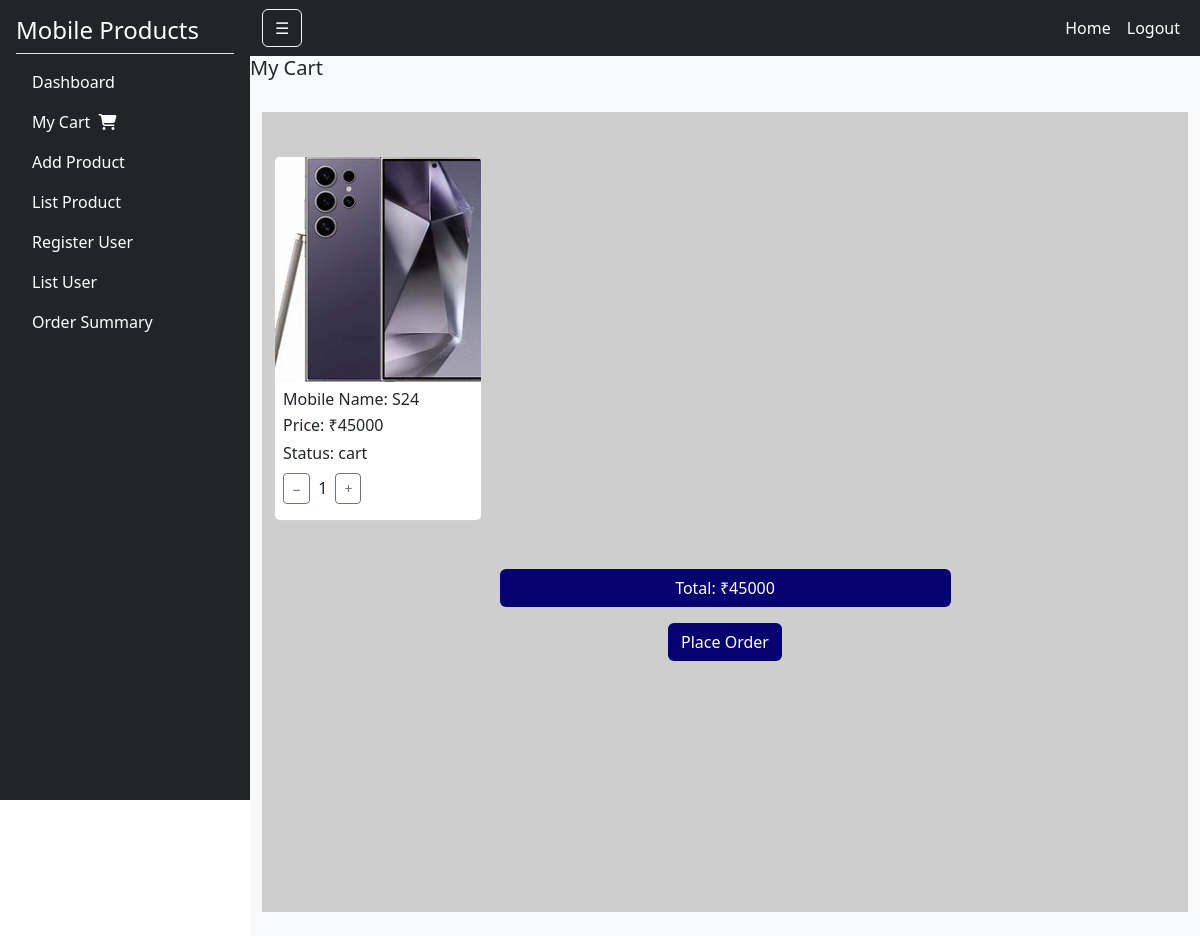
Before: /mobile/cartview (signed in) with the older database file.
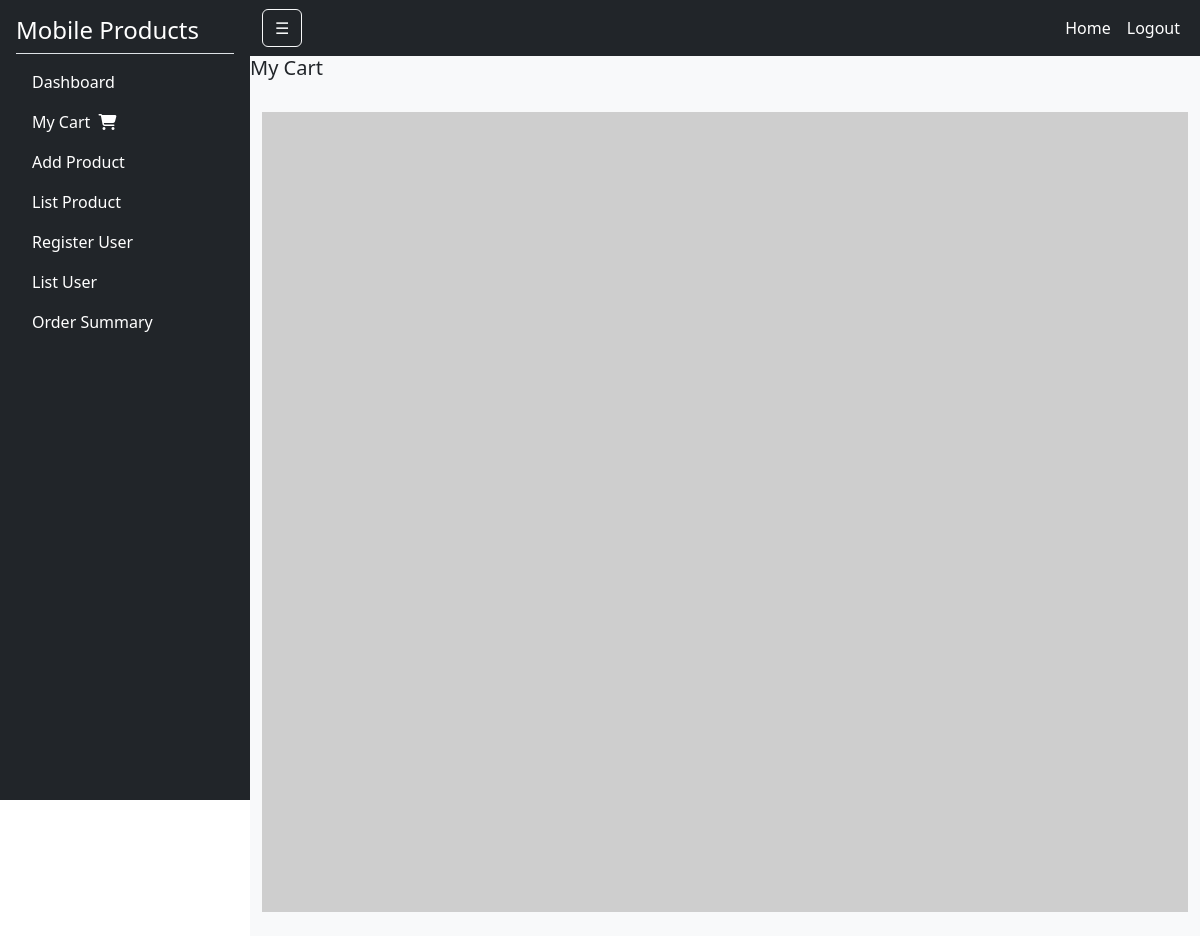
After: the same page with the newer database file.
### mobileapp/models.py (models this page shows, shortened)
class Cart(models.Model):
   product=models.ForeignKey(Mobile,on_delete=models.CASCADE)
   user=models.CharField(max_length=120)
   quantity = models.PositiveIntegerField(default=1)
   order_id = models.CharField(max_length=100, blank=True, null=True)
   purchased_date = models.DateTimeField(default=timezone.now)
   STATUS_CHOICES = (
        ("cart", "Cart"),
        ("orderplaced", "Order Placed"),
    )
   status = models.CharField(max_length=120, choices=STATUS_CHOICES, default="cart")
   ORDER_STATUS_CHOICES = (
        ('ordered', 'Ordered'),
        ('packed', 'Packed'),
        ('shipped', 'Shipped'),
        ('delivered', 'Delivered'),
        ('cancelled', 'Cancelled'),
    )
   order_status = models.CharField(max_length=50, choices=ORDER_STATUS_CHOICES, default='ordered')
   customer_name=models.CharField(max_length=100,blank=True,null=True)
   address = models.CharField(max_length=300, blank=True, null=True)
   mob_no = models.BigIntegerField(blank=True, null=True)
   email_id=models.EmailField(blank=True,null=True)

class Mobile(models.Model):
    mobile_name=models.CharField(max_length=70,unique=True)
    brand=models.ForeignKey(Brand,on_delete=models.CASCADE)
    price=models.IntegerField()
    specs = models.TextField()
    image=models.ImageField(upload_to='images/')
    date=models.DateField(auto_now=True)

### mobileapp/decorators.py (the view)
    def wrapper(request,*args,**kwargs):
        if not request.user.is_authenticated:
            return redirect('customerapp:userlogin')
        else:
            return func(request,*args,**kwargs)

### mobileapp/views.py (called while the page is built)
@login_required
def my_cart(request):
    cart_items=Cart.objects.filter(user=request.user,status='cart')
    total_price = sum(item.quantity * item.product.price for item in cart_items)
    return render(request, 'mobile/cartpage.html', {
        'cart_items': cart_items,
        'total_price': total_price
        })

### templates/mobile/cartpage.html (shortened to what this page needs)
{% extends 'mobile/index.html' %}
{% block welcome_message %}
<h5>My Cart</h5>
{% endblock %}
{% block body_block %}
<div style="background-color: #CECECE; min-height: 100vh; padding-top: 20px;">
<div class="container mt-4">
  <div class="row">
    {% for cart_item in cart_items %}
      <div class="col-12 col-md-3 d-flex justify-content-center mb-4">
        <div class="card" style="width: 14rem;">
          <img src="{{ cart_item.product.image.url }}" class="card-img-top" alt="...">
          <div class="card-body p-2">
            <h6 class="card-title mb-1">Mobile Name: {{ cart_item.product.mobile_name }}</h6>
            <p class="card-text mb-1">Price: ₹{{ cart_item.product.price }}</p>
            <p class="card-text mb-2">Status: {{ cart_item.status }}</p>
            <div class="d-flex align-items-center mb-2">
              <a href="{% url 'mobileapp:decrease_quantity' cart_item.product.id %}" class="btn btn-sm btn-outline-secondary me-2">−</a>
              <span>{{ cart_item.quantity }}</span>
              <a href="{% url 'mobileapp:addcart' cart_item.product.id %}" class="btn btn-sm btn-outline-secondary ms-2">+</a>
            </div>
          </div>
        </div>
      </div>
    {% endfor %}
  </div>
</div>
{% if cart_items %}
<div class="row mt-4 justify-content-center text-center">
  <div class="col-md-6">
    <div class="btn w-100 mb-3" style="background-color:#060270; color:white; pointer-events: none;">
      Total: ₹{{ total_price }}
    </div>
    <a href="{% url 'mobileapp:place_order' cart_items.0.id %}" class="btn"style="background-color:#060270; color:white;" >
        Place Order
      </a>
    {% endif %}
  </div>
</div>
</div>
{% endblock %}

Changed rows visible on the page:
removed Cart: product.image (picture), product.mobile_name "S24", product.price "45000", status "cart", quantity "1"
Other visible differences:
{{ total_price }}: "45000" → (not shown)
text no longer shown: "Total: ₹ Place Order"
